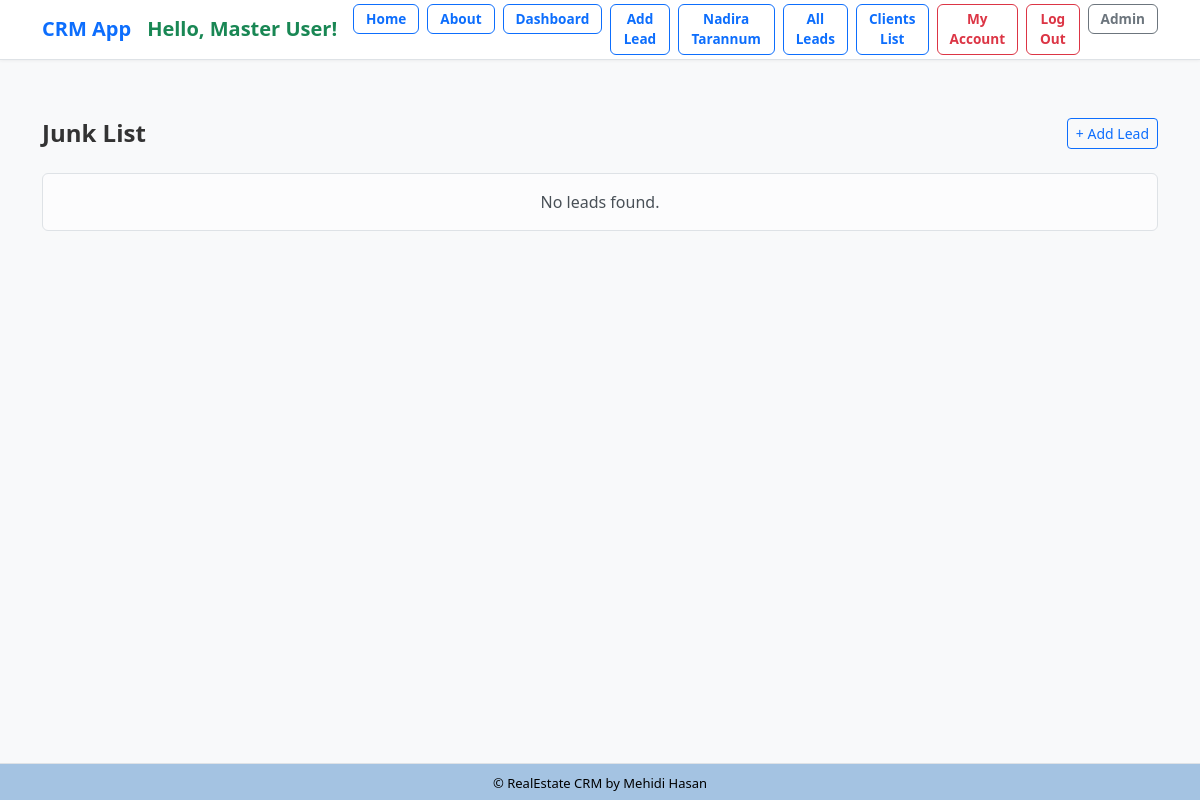
The app's page /leads/junk/ (signed in), older data.
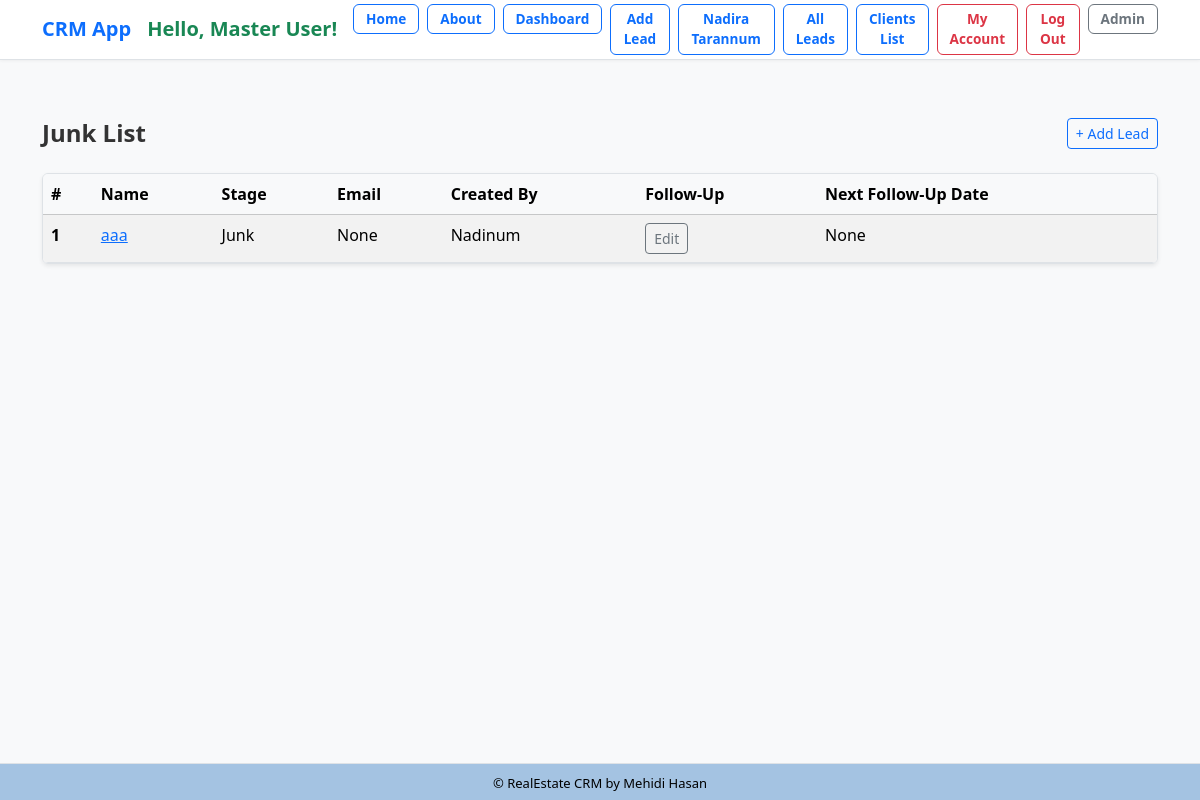
The same page, newer data.
### lead/models.py (models this page shows, shortened)
class Lead(models.Model):
    LEAD_STAGE_CHOICES = (
        ('lead', 'Lead'),
        ('prospect', 'Prospect'),
        ('high_prospect', 'High Prospect'),
        ('sold_onboard', 'Sold/On-board'),
        ('hold', 'Hold'),
        ('lost', 'Lost'),
        ('junk', 'Junk'),
    )
    PROFESSION_CHOICES = (
        ('doctor', 'Doctor'),
        ('artist', 'Artist'),
        ('engineer', 'Engineer'),
        ('teacher', 'Teacher'),
        ('student', 'Student'),
        ('other', 'Other'),
    )
    PROJECT_CHOICES = (
        ('grand', 'Grand'),
        ('majestic', 'Majestic'),
        ('skyvilla', 'Skyvilla'),
        ('maxus', 'Maxus'),
        ('other', 'Other'),
    )
    PROPERTY_STATUS_CHOICES = (
        ('ready', 'Ready'),
        ('initial', 'Initial'),
        ('going', 'Going'),
    )
    PREFERRED_LOCATION_CHOICES = (
        ('banani', 'Banani'),
        ('gulshan', 'Gulshan'),
        ('badda', 'Badda'),
        ('dhanmondi', 'Dhanmondi'),
        ('other', 'Other'),
    )
    COMPANY_CHOICES = (
        ('rupayanhousing', 'Rupayan Housing'),
        ('rupayancityuttara', 'Rupayan City Uttara'),
        ('other', 'Other'),
    )
    INTERESTED_PROJECT_BUILDING_CHOICES = (
        ('grand-building-12', 'Grand Building 12'),
        ('majestic-building-5', 'Majestic Building 5'),
        ('skyvilla-building-3', 'Skyvilla Building 3'),
        ('maxus-building-8', 'Maxus Building 8'),
        ('other', 'Other'),
    )
    UNIT_SIZE_CHOICES = (
        ('2000-2500', '2000-2500 sqft'),
        ('200-300', '200-300 sqft'),
        ('300-400', '300-400 sqft'),
        ('2500-3000', '2500-3000 sqft'),
        ('3000-3500', '3000-3500 sqft'),
        ('3500-4000', '3500-4000 sqft'),
        ('4000+', '4000+ sqft'),
        ('other', 'Other'),
    )
    PREFERENCE_FLOOR = (
        ('1st', '1st Floor'),
        ('2nd', '2nd Floor'),
        ('3rd', '3rd Floor'),
        ('4th', '4th Floor'),
        ('5th', '5th Floor'),
        ('6th', '6th Floor'),
        ('7th', '7th Floor'),
        ('8th', '8th Floor'),
        ('9th', '9th Floor'),
        ('10th', '10th Floor'),
        ('11th', '11th Floor'),
        ('12th', '12th Floor'),
        ('13th', '13th Floor'),
        ('14th', '14th Floor'),
        ('15th', '15th Floor'),
    )
    FACING_CHOICES = (
        ('east', 'East'),
        ('west', 'West'),
        ('north', 'North'),
        ('south', 'South'),
        ('north-east', 'North-East'),
        ('north-west', 'North-West'),
        ('south-east', 'South-East'),
        ('south-west', 'South-West'),
        ('other', 'Other'),
    )
    VIEW_CHOICES = (
        ('road', 'Road'),
        ('park', 'Park'),
        ('lake', 'Lake'),
        ('city', 'City'),
        ('other', 'Other'),
    )
    BUDGET_CHOICES = (
        ('less-than-50-lakh', 'Less than 50 Lakh'),
        ('less-than-1-crore', 'Less than 1 Crore'),
        ('1-crore-to-2-crore', '1 Crore to 2 Crore'),
        ('2-crore-to-3-crore', '2 Crore to 3 Crore'),
        ('3-crore-to-4-crore', '3 Crore to 4 Crore'),
        ('4-crore-to-5-crore', '4 Crore to 5 Crore'),
        ('more-than-5-crore', 'More than 5 Crore'),
        ('other', 'Other'),
    )
    LEAD_SOURCE_CHOICES = (
        ('sgl', 'SGL'),
        ('walkin', 'Walk-in'),
        ('other', 'Other'),
    )
    SUB_SOURCE_CHOICES = (
        ('ownsource', 'Own Source'),
        ('referral', 'Referral'),
        ('doorto-door', 'Door to Door'),
        ('social-media', 'Social Media'),
        ('online-advertisement', 'Online Advertisement'),
        ('other', 'Other'),
    )
    TEAM_LEADER_CHOICES = (
        ('iktadul', 'Iktadul'),
        ('salman', 'Salman'),
        ('other', 'Other'),
    )
    FOLLOWUP_STATUS_CHOICES = (
        ('call', 'Call'),
        ('email', 'Email'),
        ('int Meeting', 'Int Meeting'),
        ('Ext Meeting', 'Ext Meeting'),
        ('project visit', 'Project Visit'),
        ('sold', 'Sold'),
        ('onboard', 'On-board'),
        ('junk', 'Junk'),
    )
    name = models.CharField("Name", max_length=50)
    team = models.ForeignKey(Team, on_delete=models.CASCADE, null=True, blank=True)
    phone = models.CharField(
    "Phone",
        max_length=11,
        unique=True,
        validators=[
            RegexValidator(
                regex=r'^\d{11}$',
                message='Phone number must contain only numbers.',
                code='invalid_phone'
            )
        ]
    )
    present_address = models.CharField("Present Address", max_length=20, choices=PREFERRED_LOCATION_CHOICES, blank=True, null=True)
    primaryemail = models.EmailField("Primary Email", blank=True, null=True)
    secondaryemail = models.EmailField("Secondary Email", blank=True, null=True)
    profession = models.CharField("Profession", max_length=20, choices=PROFESSION_CHOICES, blank=True, null=True)
    resident = models.CharField("Resident", max_length=100, blank=True, null=True)
    notes = models.TextField("Notes", blank=True, null=True)
    projecttype = models.CharField("Project Type", max_length=20, choices=PROJECT_CHOICES, blank=True, null=True)
    projectstatus = models.CharField("Project Status", max_length=20, choices=PROPERTY_STATUS_CHOICES, default='ready', blank=True, null=True)
    preferred_location = models.CharField("Preferred Location", max_length=20, choices=PREFERRED_LOCATION_CHOICES, blank=True, null=True)
    company = models.CharField("Company", max_length=20, choices=COMPANY_CHOICES, default="rupayancityuttara", null=True)
    interested_project_building = models.CharField("Interested Project Building", max_length=30, choices=INTERESTED_PROJECT_BUILDING_CHOICES, blank=True, null=True)
    unit_size = models.CharField("Unit Size", max_length=20, choices=UNIT_SIZE_CHOICES, blank=True, null=True)
    preference_floor = models.CharField("Preference Floor", max_length=20, choices=PREFERENCE_FLOOR, blank=True, null=True)
    facing = models.CharField("Facing", max_length=20, choices=FACING_CHOICES, blank=True, null=True)
    view = models.CharField("View", max_length=20, choices=VIEW_CHOICES, blank=True, null=True)
    budget = models.CharField("Budget", max_length=20, choices=BUDGET_CHOICES, blank=True, null=True)
    leadsource = models.CharField("Lead Source", max_length=20, choices=LEAD_SOURCE_CHOICES, default='sgl', blank=True, null=True)
    subsource = models.CharField("Sub Source", max_length=20, choices=SUB_SOURCE_CHOICES, default='ownsource',blank=True, null=True)
    teamleader = models.CharField("Team Leader", max_length=20, choices=TEAM_LEADER_CHOICES, default='iktadul',blank=True, null=True)
    description = models.TextField("Description", blank=True, null=True)
    converted_to_client = models.BooleanField("Converted to Client", default=False)
    created_by = models.ForeignKey(User, related_name='leads', on_delete=models.CASCADE)
    created_at = models.DateTimeField("Created At", auto_now_add=True)
    modified_at = models.DateTimeField("Modified At", auto_now=True)
    followup_by = models.CharField("Follow Up By", max_length=50, choices=FOLLOWUP_STATUS_CHOICES, blank=True, null=True)
    lead_status = models.CharField("Lead Status", max_length=20, choices=LEAD_STAGE_CHOICES, default="lead", null=True)
    next_followup_by = models.CharField(max_length=20, choices=FOLLOWUP_STATUS_CHOICES, blank=True, null=True)
    next_followup_date = models.DateField("Next Follow Up Date", blank=True, null=True)
    modified_at = models.DateTimeField(auto_now=True)
    unique_id = models.CharField(max_length=255, unique=True, blank=True, null=True)

### dashboard/views.py (the view)
# urls.py: path('leads/junk/', views.junk_leads, name='junk_leads'),
@login_required
def junk_leads(request):
    if request.user.is_superuser:
        leads = Lead.objects.filter( lead_status='junk')
    else:
        leads = Lead.objects.filter(created_by=request.user,lead_status='junk')
    total_junk_leads = leads.count()  # This line is not used, so it can be removed
    return render(request, 'dashboard/junk_leads.html', {
        'leads': leads,
        'total_junk_leads': total_junk_leads,})

### dashboard/templates/dashboard/junk_leads.html (shortened to what this page needs)
{% extends 'crm/base.html' %}
{% block content %}
<div class="d-flex justify-content-between align-items-center mb-4">
    <h1 class="h4 fw-semibold mb-0">Junk List</h1>
    <a class="btn btn-outline-primary btn-sm" href="{% url 'lead:addlead' %}">+ Add Lead</a>
</div>
{% if leads %}
    <div class="table-responsive shadow-sm rounded border">
        <table class="table table-hover table-striped mb-0">
            <thead class="table-light">
                <tr>
                    <th scope="col">#</th>
                    <th scope="col">Name</th>
                    <th scope="col">Stage</th>
                    <th scope="col">Email</th>
                    <th scope="col">Created By</th>
                    <th scope="col">Follow-Up</th>
                    <th scope="col" > Next Follow-Up Date</th>
                </tr>
            </thead>
            <tbody>
                {% for lead in leads %}
                    <tr>
                        <th scope="row">{{ forloop.counter }}</th>
                        <td><a href="{% url 'lead:lead_change_history' lead.id %}">{{ lead.name }}</a></td>
                        <td>{{ lead.get_lead_status_display }}</td>
                        <td>{{ lead.primaryemail }}</td>
                        <td>{{ lead.created_by }}</td>
                        <td> <a href="{% url 'edit_leads' lead.id %}?redirect_to=junk_leads" class="btn btn-sm btn-outline-secondary">Edit</a></td>
                        <td>{{ lead.next_followup_date }}</td>
                    </tr>
                {% endfor %}
            </tbody>
        </table>
    </div>
{% else %}
    <div class="alert alert-light border text-center" role="alert">
        No leads found.
    </div>
{% endif %}
{% endblock %}

Row changes from the older to the newer data that the page shows:
added Lead: name "aaa", lead_status "Junk", primaryemail "None", created_by "Nadinum", next_followup_date "None"
Text that changed along with them:
text no longer shown: "No leads found."
text now shown: "# Name Stage Email Created By Follow-Up Next Follow-Up Date"
